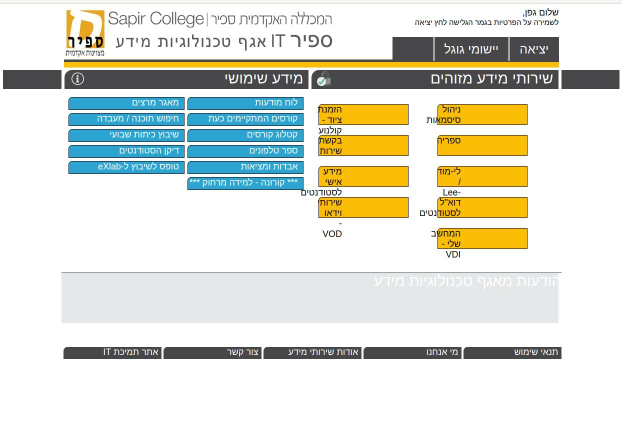
#> input picture TESTS/1.jpg, 1244 x 878 px (shown at 1/2 size); its folder holds only this picture in this run
$ python -i text_overlap.py   (imports and definitions only)
#> lines starting #> are read from the running program, lines starting #| are printed output that depends on the picture; after the words box and inside, x2 and y2 are one past the last pixel; in counts of white or black regions, pixels touching at a corner belong together
import pytesseract
import cv2
import numpy as np
import re
#testing
import time
from timing import scanners_timing, time_convert
import os

# Constants
MIN_CONTOUR_SIZE = 8
MIN_ASPECT_RATIO = 2
MAX_ASPECT_RATIO = 100
MIN_SOLIDITY = 0
OVERLAP_THRESHOLD = 0.0000001


def detect_text_overlap(img_path, save_path):
    img = load_image(img_path)
    # cv2.imwrite("original_image_text_overlap.jpg", img)

    gray = preprocess_image(img)
    # cv2.imwrite("grayscale_image_text_overlap.jpg", gray)

    thresh = threshold_image(gray)
    # cv2.imwrite("thresholded_image_text_overlap.jpg", thresh)

    thresh = apply_morphological_operations(thresh)
    # cv2.imwrite("morphological_operations_text_overlap.jpg", thresh)

    contours = find_contours(thresh)
    img_copy = img.copy()
    found_issue = False
    visited_contours = {}

    # Visualize contours
    # cv2.drawContours(img_copy, contours, -1, (0, 255, 0), 2)
    # cv2.imwrite("contours_text_overlap.jpg", img_copy)

    for i in range(len(contours)):
        if is_region_of_interest(contours[i]):
            x1, y1, w1, h1 = cv2.boundingRect(contours[i])
            crop_img1 = img[y1:y1+h1, x1:x1+w1]

            if contains_text(crop_img1):
                # Save the contour image with a name according to its index
                # contour_img_path = f"/home/gefen/Website-Eye-Robot/contours/contour1_{i}.png"
                # cv2.imwrite(contour_img_path, crop_img1)

                # print(f"i: {i}")
                for j in range(i+1, len(contours)):
                    x2, y2, w2, h2 = cv2.boundingRect(contours[j])
                    if is_near_by(x1, y1, w1, h1, x2, y2, w2, h2):
                        if is_region_of_interest(contours[j]) and j not in visited_contours:
                            crop_img2 = img[y2:y2+h2, x2:x2+w2]

                            if contains_text(crop_img2):
                                overlap_ratio = compute_overlap_ratio(
                                    x1, y1, w1, h1, x2, y2, w2, h2)

                                if overlap_ratio > OVERLAP_THRESHOLD:
                                    visited_contours[j] = contours[j]
                                    # print("found")
                                    found_issue = True
                                    cv2.rectangle(img_copy, (x1, y1),
                                                  (x1+w1, y1+h1), (0, 0, 255), 2)
                                    cv2.rectangle(img_copy, (x2, y2),
                                                  (x2+w2, y2+h2), (0, 0, 255), 2)
    if found_issue:
        print("Found TEXT_OVERLAP issue")
        cv2.imwrite(save_path, img_copy)
        return save_path
    else:
        print("Not found TEXT_OVERLAP issue")
        return ""


def load_image(img_path):
#> called with img_path = '../../TESTS/1.jpg'
    return cv2.imread(img_path)
#> returned value is the input picture: shape (878, 1244, 3); mean B, G, R 215.1, 224.8, 223


def preprocess_image(img):
    gray = cv2.cvtColor(img, cv2.COLOR_BGR2GRAY)
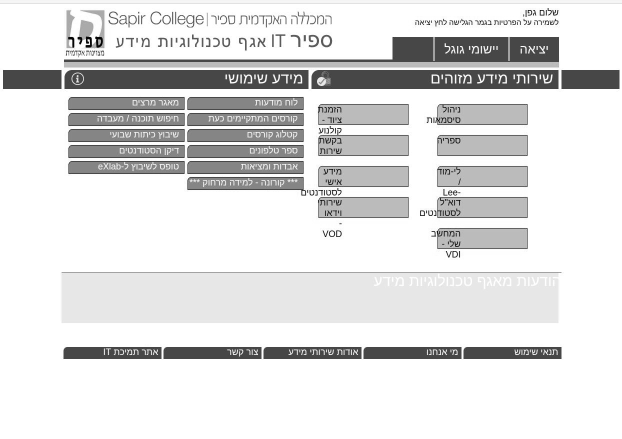
#> gray: shape (878, 1244) (shown at 1/2 size); min 0, max 255, mean 223.1
    return gray


def threshold_image(gray):
    return cv2.adaptiveThreshold(
        gray, 255, cv2.ADAPTIVE_THRESH_MEAN_C, cv2.THRESH_BINARY_INV, 11, 11)
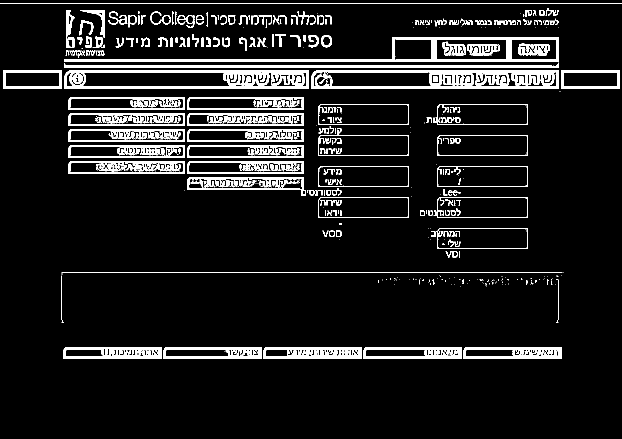
#> returned value: shape (878, 1244) (shown at 1/2 size); 9.5% white; 563 white regions (285 under 20 px), largest, box (x1, y1, x2, y2) and area: (623, 140, 1117, 178) 9431, (129, 140, 617, 178) 7978, (128, 74, 1118, 125) 7777


def apply_morphological_operations(thresh):
    kernel_size = 3
    kernel = cv2.getStructuringElement(
        cv2.MORPH_RECT, (kernel_size, kernel_size))
    thresh = cv2.morphologyEx(thresh, cv2.MORPH_CLOSE, kernel)
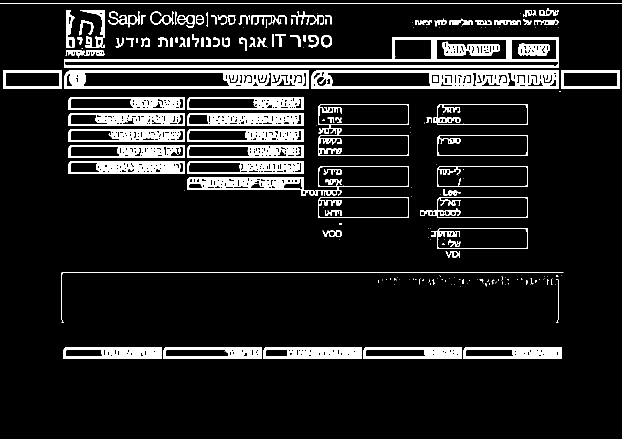
#> thresh: shape (878, 1244) (shown at 1/2 size); 10.8% white; 203 white regions (103 under 20 px)
    # thresh = cv2.morphologyEx(thresh, cv2.MORPH_OPEN, kernel)
    return thresh


def find_contours(thresh):
    contours, _ = cv2.findContours(
        thresh, cv2.RETR_EXTERNAL, cv2.CHAIN_APPROX_SIMPLE)
#> contours = 185 contours, 102 with area under 20; largest, box (x1, y1, x2, y2) and area: (128, 74, 1118, 135) 29776, (623, 140, 1117, 178) 18197, (129, 140, 617, 178) 17974, (636, 208, 817, 312) 14916, (375, 332, 817, 391) 13556
    return contours


def is_region_of_interest(contour):
    x, y, w, h = cv2.boundingRect(contour)

    if w * h < MIN_CONTOUR_SIZE or w * h > 100000:  # Adjust the minimum size as per your requirement
        return False

    aspect_ratio = w / h
    if aspect_ratio < MIN_ASPECT_RATIO or aspect_ratio > MAX_ASPECT_RATIO:  # Adjust the aspect ratio range
        return False

    area = cv2.contourArea(contour)
    hull = cv2.convexHull(contour)
    hull_area = cv2.contourArea(hull)

    if hull_area == 0 or area / hull_area < MIN_SOLIDITY:  # Adjust the solidity threshold
        return False

    return True


def contains_text(crop_img):
    crop_img_gray = cv2.cvtColor(crop_img, cv2.COLOR_BGR2GRAY)
    text = pytesseract.image_to_string(crop_img_gray,
                                       config='--psm 6 --oem 1')
    return re.search(r'\w', text)


def is_near_by(x1, y1, w1, h1, x2, y2, w2, h2):
    minimal_x = min(x1, x2)
    minimal_y = min(y1, y2)
    if (minimal_x==x1 and x1+w1>=x2+w2 and y1+h1>=y2+h2) or (minimal_x==x2 and x1+w1<=x2+w2 and y1+h1<=y2+h2):
        return False
    if (minimal_x == x1 and x1+w1 < x2) or (minimal_x == x2 and x2+w2 < x1) or (minimal_y == y1 and y1+h1 < y2) or (minimal_y == y2 and y2+h2 < y1):
        return False
    return True


def compute_overlap_ratio(x1, y1, w1, h1, x2, y2, w2, h2):
    area1 = w1 * h1
    area2 = w2 * h2

    inter_x = max(x1, x2)
    inter_y = max(y1, y2)
    inter_w = min(x1+w1, x2+w2) - inter_x
    inter_h = min(y1+h1, y2+h2) - inter_y

    if inter_w > 0 and inter_h > 0 :
        inter_area = inter_w * inter_h
        union_area = area1 + area2 - inter_area
        overlap_ratio = inter_area / union_area
    else:
        overlap_ratio = 0

    return overlap_ratio


# [25 lines of commented-out code are left out]

>>> result = detect_text_overlap('../../TESTS/1.jpg', 'out.png')
#> the loop in detect_text_overlap, `for i in range(len(contours)):` made 1 pass
#> x1 on pass 1: 927
#> pass 1, in detect_text_overlap, `crop_img1 = img[y1:y1+h1, x1:x1+w1]`:
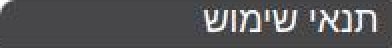
#> crop_img1: shape (24, 196, 3) (shown 2 times larger); mean B, G, R 85.8, 84.1, 84.2
#> after the loop in detect_text_overlap, `for i in range(len(contours)):`: visited_contours = 0 items
#> (the run stopped early here; a loop or call above may not have finished)
